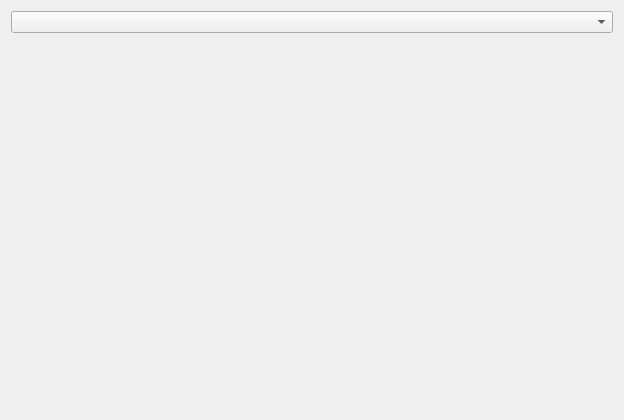
<?xml version="1.0" encoding="UTF-8"?>
<ui version="4.0">
 <class>QkReferenceWidget</class>
 <widget class="QWidget" name="QkReferenceWidget">
  <property name="geometry">
   <rect>
    <x>0</x>
    <y>0</y>
    <width>624</width>
    <height>420</height>
   </rect>
  </property>
  <property name="windowTitle">
   <string>Form</string>
  </property>
  <layout class="QVBoxLayout" name="verticalLayout">
   <item>
    <widget class="QComboBox" name="comboRefName"/>
   </item>
   <item>
    <widget class="Browser" name="browser" native="true"/>
   </item>
  </layout>
 </widget>
 <customwidgets>
  <customwidget>
   <class>Browser</class>
   <extends>QWidget</extends>
   <header>browser.h</header>
   <container>1</container>
  </customwidget>
 </customwidgets>
 <resources/>
 <connections/>
</ui>
